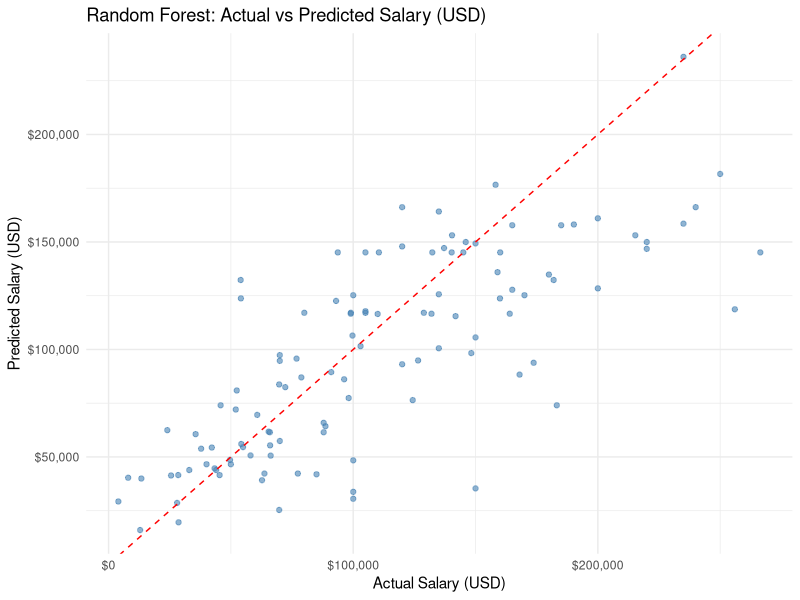
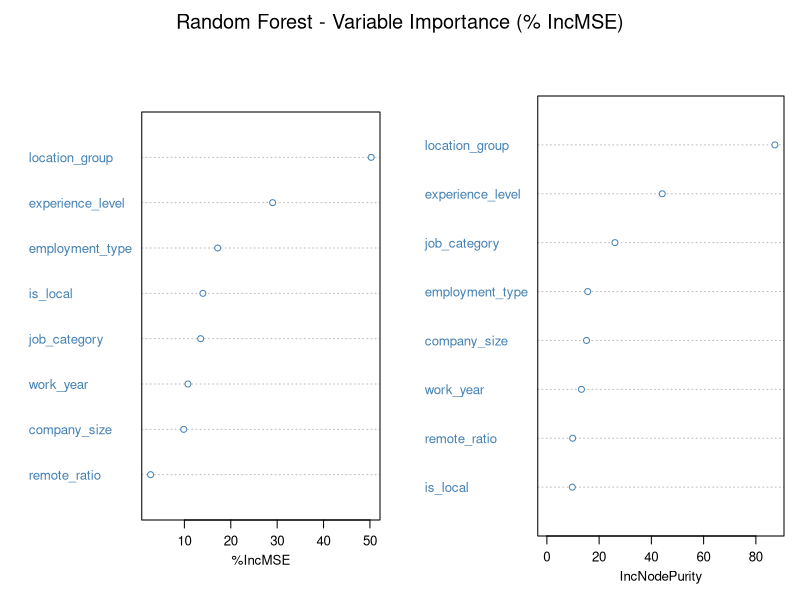

Write R code to recreate these figures, in order.
## ---- chunk 1
knitr::opts_knit$set(root.dir = ".")
knitr::opts_chunk$set(echo = TRUE, warning = FALSE, message = FALSE)
## ---- chunk 2
library(tidyverse)
library(randomForest)
library(caret)

data <- read.csv("dataset/ds_salaries_clean.csv")
## ---- chunk 3
set.seed(2026)
data$experience_level <- factor(data$experience_level, levels = c("EN", "MI", "SE", "EX"))
data$company_size     <- factor(data$company_size,     levels = c("S", "M", "L"))
data$employment_type  <- relevel(factor(data$employment_type), ref = "FT")
data$job_category     <- relevel(factor(data$job_category),   ref = "Data_Analyst")
data$location_group   <- relevel(factor(data$location_group), ref = "Other")
data <- data %>% mutate(row_id = row_number())

check_vars <- c("employment_type", "job_category", "location_group",
                 "experience_level", "company_size")

repeat {
  idx <- sample(nrow(data), floor(0.8 * nrow(data)))
  tr  <- data[idx, ]
  te  <- data[-idx, ]
  ok  <- all(vapply(check_vars,
                      function(v) all(unique(te[[v]]) %in% unique(tr[[v]])), logical(1)))
  if (ok) break
}
train <- tr
test  <- te

stopifnot(nrow(train) == 452, nrow(test) == 113,
          all(!test$row_id %in% train$row_id))
cat("Training set:", nrow(train), "rows | Test set:", nrow(test), "rows\n")
## ---- chunk 4
rf_model <- randomForest(
  log_salary ~ experience_level + job_category + employment_type +
    company_size + location_group + remote_ratio + work_year + is_local,
  data = train,
  ntree = 500,
  importance = TRUE,
  seed = 2026
)
print(rf_model)
## ---- chunk 5
cat("In-sample R-squared (training):", round(1 - rf_model$mse[rf_model$ntree] / var(train$log_salary), 4), "\n")
cat("Mean squared residuals (training):", round(rf_model$mse[rf_model$ntree], 6), "\n")
## ---- chunk 6
pred_test <- predict(rf_model, newdata = test)

rmse_log <- sqrt(mean((test$log_salary - pred_test)^2))
mae_log  <- mean(abs(test$log_salary - pred_test))
r2_log   <- 1 - sum((test$log_salary - pred_test)^2) / sum((test$log_salary - mean(test$log_salary))^2)

rmse_usd <- sqrt(mean((test$salary_in_usd - exp(pred_test))^2))
mae_usd  <- mean(abs(test$salary_in_usd - exp(pred_test)))
r2_usd   <- 1 - sum((test$salary_in_usd - exp(pred_test))^2) / sum((test$salary_in_usd - mean(test$salary_in_usd))^2)

cat("=== Random Forest Test Set Performance ===\n")
cat("RMSE (log scale):", round(rmse_log, 6), "\n")
cat("MAE  (log scale):", round(mae_log, 6), "\n")
cat("R2   (log scale):", round(r2_log, 4), "\n")
cat("RMSE (USD):", round(rmse_usd, 2), "\n")
cat("MAE  (USD):", round(mae_usd, 2), "\n")
cat("R2   (USD):", round(r2_usd, 4), "\n")
## ---- chunk 7
importance_df <- importance(rf_model) %>%
  as.data.frame() %>%
  rownames_to_column("Variable") %>%
  arrange(desc(`%IncMSE`)) %>%
  dplyr::select(Variable, `%IncMSE`, `IncNodePurity`)
knitr::kable(importance_df, digits = 3,
             caption = "Random Forest variable importance (mean decrease in MSE)")
## ---- chunk 8
png("task08_rf_variable_importance.png", width = 800, height = 600)
varImpPlot(rf_model, main = "Random Forest - Variable Importance (% IncMSE)",
           col = "steelblue", cex = 0.8)
dev.off()
## ---- chunk 9
plot_df <- data.frame(
  Actual = test$salary_in_usd,
  Predicted = exp(pred_test)
)
ggplot(plot_df, aes(x = Actual, y = Predicted)) +
  geom_point(alpha = 0.6, color = "steelblue") +
  geom_abline(intercept = 0, slope = 1, color = "red", linetype = "dashed") +
  scale_x_continuous(labels = scales::dollar) +
  scale_y_continuous(labels = scales::dollar) +
  theme_minimal() +
  labs(title = "Random Forest: Actual vs Predicted Salary (USD)",
       x = "Actual Salary (USD)", y = "Predicted Salary (USD)")
## ---- chunk 10
comparison <- read.csv("task04_model_comparison.csv") %>% arrange(RMSE_usd)
knitr::kable(comparison %>% mutate(across(c(RMSE_usd, MAE_usd), ~ round(.x, 2))),
             caption = "All continuous models ranked by out-of-sample USD RMSE")
